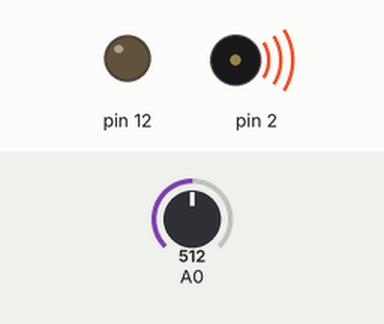
Simulated run of this sketch. Board: Arduino Uno, built with avr-gcc and run on an emulated ATmega328P. On the bench: output pins drawn as LEDs (lit = HIGH), buzzer (waves = sounding). Inputs (shaded band) come from the test bench; at power-on: A0 = 512. What the sketch prints to the serial monitor is not drawn.

Above: at 0.1 s.
Timing chart, 0 to 1.6 s (numbered marks = the images above):
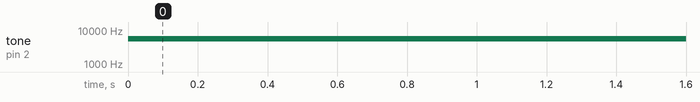

The sketch:

Graded-activity-19-04.ino
```cpp
void setup(){
  pinMode(2, OUTPUT);
  pinMode(A0, INPUT);
  pinMode(12, OUTPUT);
  Serial.begin(9600);


}
void loop()
{
  int var = analogRead(A0);
  int y = map(var,0,1013,10078,1090);

  Serial.println(y);
  Serial.println(var);

  if(var> 1070){
    digitalWrite(12 ,HIGH);
    noTone(2);
  }else{
    digitalWrite(12, LOW);
    tone(2,y);
  }


}
```

Measured:
- by itself, tone on pin 2: silent → 5536 Hz at 0.00 s
